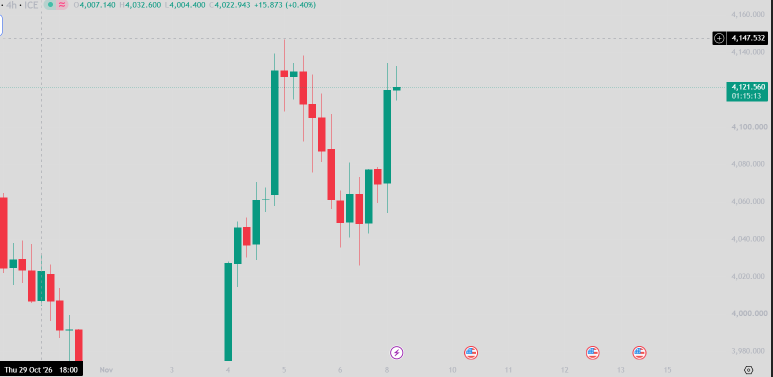
#> input picture maps/2026-11-09/original.png, 1545 x 754 px, found by its file name (shown at 1/2 size)
$ python map_2026-11-10-wti.py
#> lines starting #> are read from the running program, lines starting #| are printed output that depends on the picture
### scripts/maplib.py
"""Small drawing helpers for marking up MT5 chart screenshots."""
from PIL import Image, ImageDraw, ImageFont

FONT = "/usr/share/fonts/truetype/dejavu/DejaVuSans.ttf"
FONT_B = "/usr/share/fonts/truetype/dejavu/DejaVuSans-Bold.ttf"

RED = (239, 83, 80)
GREEN = (38, 166, 154)
LIME = (102, 220, 120)
YELLOW = (255, 202, 40)
PURPLE = (171, 120, 255)
GREY = (160, 160, 170)
ORANGE = (255, 152, 0)
WHITE = (235, 235, 240)


class Chart:
    """A screenshot plus its price-axis calibration.

    Calibrate with two price labels from the screenshot's scale:
    (price_a, y_a) and (price_b, y_b).  `scale` multiplies line widths,
    font sizes and padding so the same layout reads well on bigger images.
    """

    def __init__(self, src, price_a, y_a, price_b, y_b, right, scale=1.0, light=False):
#> called with price_a = 104, y_a = 16, price_b = 80, y_b = 760, right = 1802, scale = 1.1, light = True
        self.base = Image.open(src).convert("RGBA")
#> self.base is the input picture: PIL image 1545x754 RGBA; mean R, G, B, A 213.6, 213.9, 213.7, 255
        self.overlay = Image.new("RGBA", self.base.size, (0, 0, 0, 0))
#> self.overlay: PIL image 1545x754 RGBA; every value is 0
        self.d = ImageDraw.Draw(self.overlay)
        self.pa, self.ya = price_a, y_a
        self.per_px = (price_a - price_b) / (y_b - y_a)
        self.right = right
        self.k = scale
        # label badge fill: dark on dark charts, near-white on light charts
        self.badge = (250, 250, 252, 235) if light else (12, 12, 16, 215)
        self.f_s = ImageFont.truetype(FONT, round(12 * scale))
        self.f_m = ImageFont.truetype(FONT_B, round(13 * scale))
        self.f_l = ImageFont.truetype(FONT_B, round(15 * scale))

    def y(self, price):
        return self.ya + (self.pa - price) / self.per_px

    def zone(self, lo, hi, x0, color, alpha=55):
        box = [x0, self.y(hi), self.right, self.y(lo)]
        self.d.rectangle(box, fill=color + (alpha,))
        self.d.rectangle(box, outline=color + (200,), width=max(1, round(self.k)))

    def box(self, x0, x1, lo, hi, color, alpha=18):
        self.d.rectangle([x0, self.y(hi), x1, self.y(lo)], fill=color + (alpha,),
                         outline=color + (170,), width=max(1, round(self.k)))

    def hline(self, price, x0, color, dash=8, gap=6, width=1):
#> called with price = 84, x0 = 820, color = (0, 140, 90), dash = 8, gap = 6, width = 1
        yy, x = self.y(price), x0
        dash, gap, width = dash * self.k, gap * self.k, max(1, round(width * self.k))
        while x < self.right:
            self.d.line([x, yy, min(x + dash, self.right), yy], fill=color + (230,), width=width)
            x += dash + gap
#> after the loop, x = 1805.6

    def label(self, x, yy, text, color, font=None, anchor="lm"):
#> called with x = 1795.4, yy = 237.7, text = 'R3  96.00 – 97.70  ·  base sebelum crash', color = (215, 40, 55), anchor = 'rm'
        font = font or self.f_s
        pad = 3 * self.k
        b = self.d.textbbox((x, yy), text, font=font, anchor=anchor)
#> b = (1529.4, 231.7, 1795.4, 242.7)
        self.d.rectangle([b[0] - pad, b[1] - pad, b[2] + pad, b[3] + pad],
                         fill=self.badge, outline=color + (220,))
        self.d.text((x, yy), text, font=font, fill=color + (255,), anchor=anchor)

    def rlabel(self, price, text, color, font=None):
        """Label right-aligned against the plot edge at a given price."""
        self.label(self.right - 6 * self.k, self.y(price), text, color, font, anchor="rm")

    def path(self, points, color, width=2, dash=7, gap=5, head=True):
        """Dashed projection path; points are (x, price). Arrow head at the end."""
#> called with color = (215, 40, 55), width = 2.2, dash = 7, gap = 5, head = True
        pts = [(x, self.y(p)) for x, p in points]
        width, dash, gap = max(1, round(width * self.k)), dash * self.k, gap * self.k
        for (x1, y1), (x2, y2) in zip(pts, pts[1:]):
            length = ((x2 - x1) ** 2 + (y2 - y1) ** 2) ** 0.5
            n = max(int(length // (dash + gap)), 1)
            for i in range(n):
                t0 = i * (dash + gap) / length
                t1 = min((i * (dash + gap) + dash) / length, 1)
                self.d.line([x1 + (x2 - x1) * t0, y1 + (y2 - y1) * t0,
                             x1 + (x2 - x1) * t1, y1 + (y2 - y1) * t1],
                            fill=color + (240,), width=width)
        if head:
            (xa, ya), (xb, yb) = pts[-2], pts[-1]
            s = 8 * self.k * (1 if yb < ya else -1)
            self.d.polygon([(xb, yb), (xb - 8 * self.k, yb + s), (xb + 8 * self.k, yb + s)],
                           fill=color + (255,))

    def header(self, x, y, lines):
        """lines: [(text, color, font)] drawn in a dark panel."""
#> called with x = 470, y = 110
        step = 22 * self.k
        widths = [self.d.textbbox((0, 0), t, font=f)[2] for t, _, f in lines]
#> widths = [195, 185, 313, 249]
        self.d.rectangle([x - 8 * self.k, y - 8 * self.k,
                          x + max(widths) + 10 * self.k, y + step * len(lines)],
                         fill=(12, 12, 16, 225), outline=(90, 90, 110, 255))
        for i, (t, c, f) in enumerate(lines):
            self.d.text((x, y + i * step), t, font=f, fill=c + (255,))

    def save(self, out):
        Image.alpha_composite(self.base, self.overlay).convert("RGB").save(out, optimize=True)
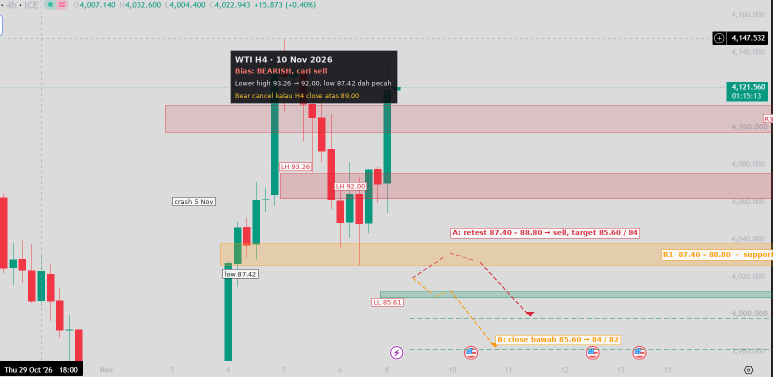
#> saved as mapping.png: PIL image 1545x754 RGB (shown at 1/2 size); mean R, G, B 209, 204.7, 203.1
        print(f"saved {out}")

### scripts/map_2026-11-10-wti.py
"""WTI (USOIL) H4 mapping, 10 Nov 2026 (TradingView, BlackBull, price 86.57). Labels in Malay."""
from pathlib import Path

from maplib import Chart, GREY, ORANGE

DIR = Path(__file__).resolve().parent.parent / "maps" / "2026-11-10-wti"

G_DEEP = (0, 140, 90)
R_DEEP = (215, 40, 55)
DARK = (30, 30, 35)

# 104 label at y=16, 80 at y=760; plot area ends at x=1802 (clear of the 92.368 tag).
c = Chart(DIR / "original.png", 104, 16, 80, 760, right=1802, scale=1.1, light=True)
y = c.y

# ---- Resistance ------------------------------------------------------------
c.zone(96.0, 97.7, 330, R_DEEP, 35)   # base sebelum crash 5 Nov
c.zone(91.7, 93.3, 560, R_DEEP, 50)   # LH 6–8 Nov + line 92.37
c.zone(87.4, 88.8, 440, ORANGE, 55)   # low 5 Nov yang dah pecah → jadi resistance

# ---- Support ---------------------------------------------------------------
c.zone(85.3, 85.7, 760, G_DEEP, 55)   # low hari ni 85.61
c.hline(84.0, 820, G_DEEP)
c.hline(82.0, 820, G_DEEP)

c.rlabel(96.85, "R3  96.00 – 97.70  ·  base sebelum crash", R_DEEP)
c.rlabel(92.5, "R2  91.70 – 93.30  ·  lower high", R_DEEP, c.f_m)
c.rlabel(88.1, "R1  87.40 – 88.80  ·  support lama, sekarang jadi resistance", ORANGE, c.f_m)
c.rlabel(85.5, "S1  85.60  ·  low hari ni", G_DEEP, c.f_m)
c.rlabel(84.0, "S2  84.00", G_DEEP)
c.rlabel(82.0, "S3  82.00", G_DEEP)

# ---- Structure marks -------------------------------------------------------
c.label(591, y(93.26) - 16, "LH 93.26", R_DEEP, c.f_s, anchor="mm")
c.label(701, y(92.0) - 16, "LH 92.00", R_DEEP, c.f_s, anchor="mm")
c.label(481, y(87.42) + 18, "low 87.42", DARK, c.f_s, anchor="mm")
c.label(775, y(85.61) + 18, "LL 85.61", R_DEEP, c.f_s, anchor="mm")
c.label(426, y(91.5), "crash 5 Nov", DARK, c.f_s, anchor="rm")

# ---- Scenarios -------------------------------------------------------------
# A: pullback ke R1, reject, sambung turun
c.path([(825, 86.6), (900, 88.2), (960, 87.6), (1060, 84.1)], R_DEEP, width=2.2)
c.label(905, y(89.5), "A: retest 87.40 – 88.80 → sell, target 85.60 / 84", R_DEEP, c.f_m, anchor="lm")

# B: terus pecah bawah 85.60
c.path([(825, 86.6), (870, 85.4), (900, 85.8), (990, 82.1)], ORANGE, width=2.2)
c.label(995, y(82.6), "B: close bawah 85.60 → 84 / 82", ORANGE, c.f_m, anchor="lm")

# ---- Header ----------------------------------------------------------------
c.header(470, 110, [
    ("WTI H4 · 10 Nov 2026", (235, 235, 240), c.f_l),
    ("Bias: BEARISH, cari sell", (255, 120, 110), c.f_m),
    ("Lower high 93.26 → 92.00, low 87.42 dah pecah", (235, 235, 240), c.f_s),
    ("Bear cancel kalau H4 close atas 89.00", (255, 202, 40), c.f_s),
])

c.save(DIR / "mapping.png")
